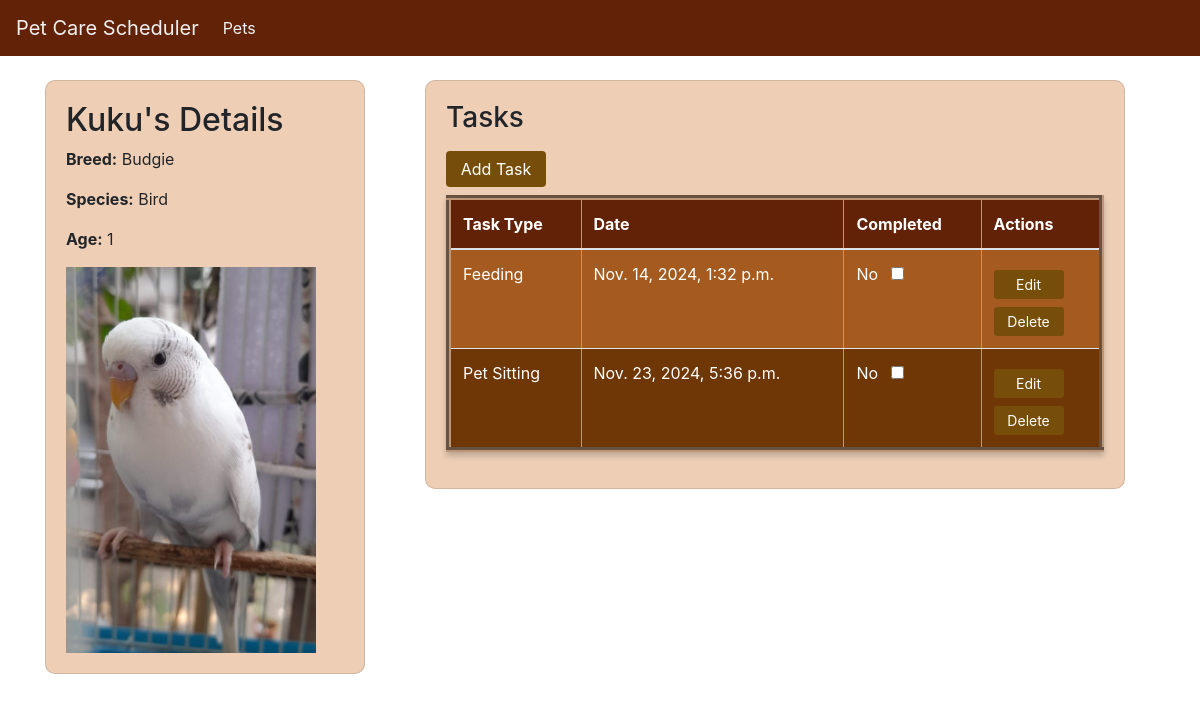
The app's page /care/pets/4/ with its own data.
### care/models.py (models this page shows, shortened)
class Pet(models.Model):
    DOG = 'Dog'
    CAT = 'Cat'
    BIRD = 'Bird'
    FISH = 'Fish'
    SNAKE ='Snake'
    SPECIES_CHOICES = [
        (DOG, 'Dog'),
        (CAT, 'Cat'),
        (BIRD, 'Bird'),
        (FISH, 'Fish'),
        (SNAKE, 'Snake')
    ]
    name = models.CharField(max_length=100)
    breed = models.CharField(max_length=100, blank=True, null=True)
    age = models.IntegerField()
    species = models.CharField(
        max_length=100,
        choices=SPECIES_CHOICES,
        blank=True,
        null=True
    )
    photo = models.ImageField(upload_to='pet_photos/', blank=True, null=True)

class Task(models.Model):
    pet = models.ForeignKey(Pet, on_delete=models.CASCADE)
    task_type = models.ForeignKey(TaskType, on_delete=models.CASCADE)
    date = models.DateTimeField()
    completed = models.BooleanField(default=False)
    notes = models.TextField(blank=True, null=True)

class TaskType(models.Model):
    type_name = models.CharField(max_length=50)
    def __str__(self):
        return self.type_name

### care/views.py (the view)
# urls.py: path('pets/<int:pk>/', views.pet_detail, name='pet_detail'),
def pet_detail(request, pk):
    pet = get_object_or_404(Pet, pk=pk)
    tasks = Task.objects.filter(pet=pet)
    return render(request, 'pet_detail.html', {'pet': pet, 'tasks': tasks})

### templates/pet_detail.html (shortened to what this page needs)
{% extends './base.html' %}
{% block content %}
<div class="row">
    <div class="col-md-4">
        <div class="card" style="background-color: #eecfb6; padding: 20px; border-radius: 10px; width: 320px;">
            <h2>{{ pet.name }}'s Details</h2>
            <p><strong>Breed:</strong> {{ pet.breed }}</p>
            <p><strong>Species:</strong> {{ pet.species }}</p>
            <p><strong>Age:</strong> {{ pet.age }}</p>
            {% if pet.photo %}
                <img src="{{ pet.photo.url }}" alt="Photo of {{ pet.name }}" style="width: 250px; height: auto;">
            {% else %}
                <p>No photo available.</p>
            {% endif %}
        </div>
    </div>
    <div class="col-md-5">
        <div class="card" style="background-color: #eecfb6; padding: 20px; border-radius: 10px; width: 700px;">
            <h3>Tasks</h3>
            <a href="{% url 'task_create' pet.id %}" class="btn btn-primary mb-2 mt-2" style="width: 100px;">Add Task</a>
            <table class="table table-striped" border="5">
                <thead>
                    <tr>
                        <th>Task Type</th>
                        <th>Date</th>
                        <th>Completed</th>
                        <th>Actions</th>
                    </tr>
                </thead>
                <tbody>
                    {% for task in tasks %}
                    <tr>
                        <td>{{ task.task_type }}</td>
                        <td>{{ task.date }}</td>
                        <td>
                            {% if task.completed %}
                                Yes
                            {% else %}
                                No
                                <form method="post" action="{% url 'mark_task_completed' task.id %}" style="display:inline;">
                                    <input type="checkbox" onclick="this.form.submit()" class="ml-2">
                                </form>
                            {% endif %}
                        </td>
                        <td>
                            <a href="{% url 'task_update' task.id %}" class="btn btn-sm mt-2">Edit  </a><br>
                            <a href="{% url 'task_delete' task.id %}" class="btn btn-sm mt-2">Delete</a>
                        </td>
                    </tr>
                    {% endfor %}
                </tbody>
            </table>
        </div>
    </div>
</div>
{% endblock %}

### records on screen
Pet: name "Kuku", breed "Budgie", species "Bird", age "1", photo (picture)
Task: task_type "Feeding", date "Nov. 14, 2024, 1:32 p.m."
Task: task_type "Pet Sitting", date "Nov. 23, 2024, 5:36 p.m."
